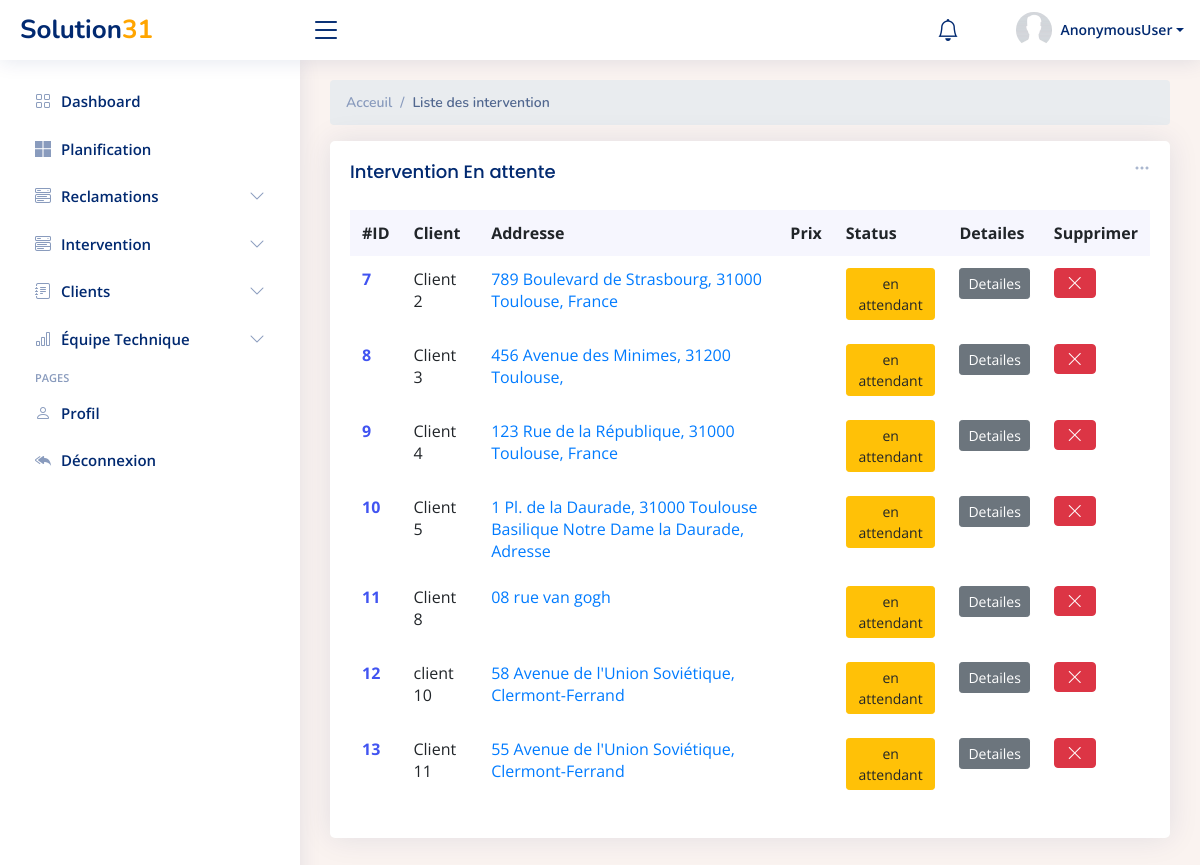
Before: /interventions/list/en_attente with the older database file.
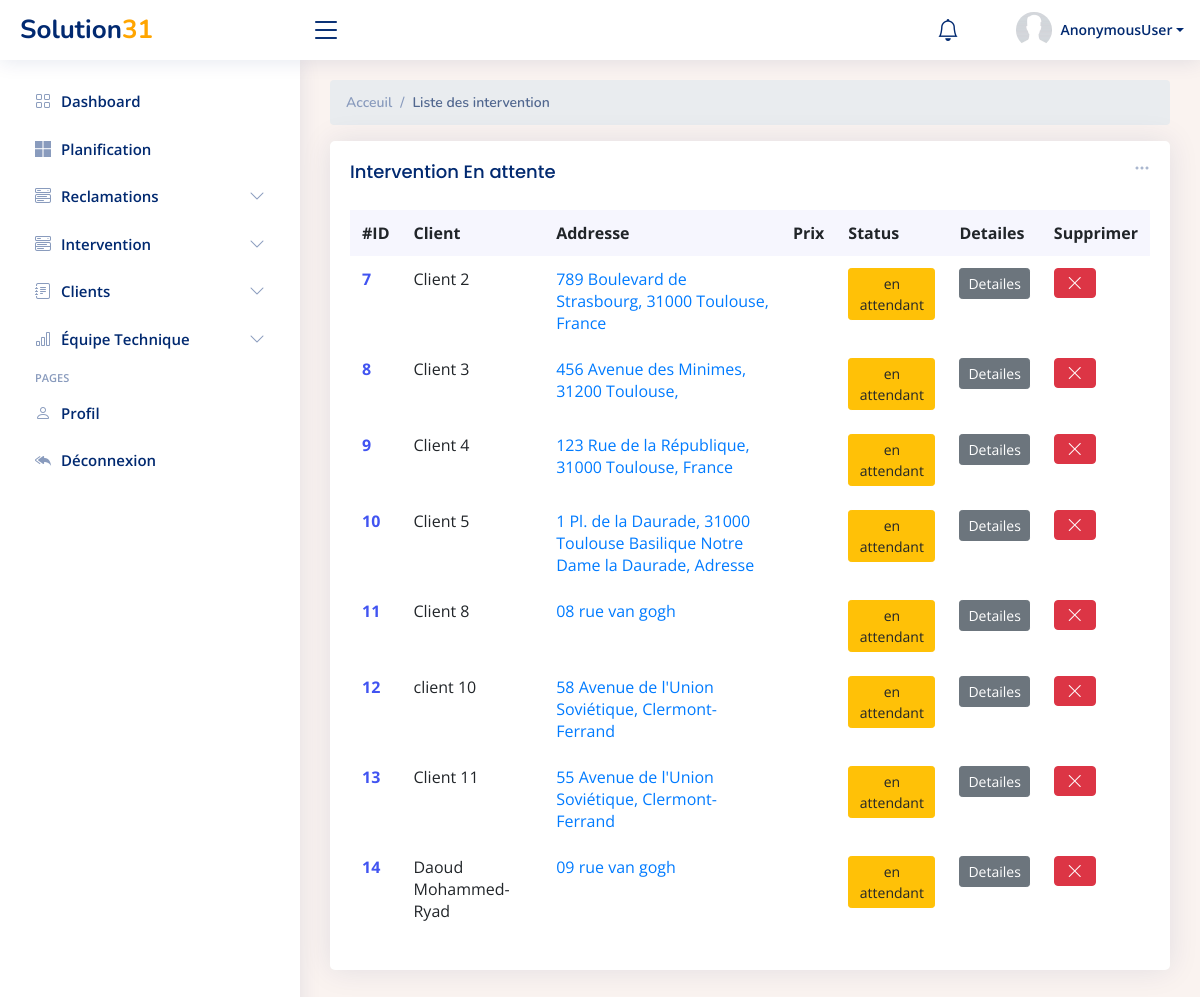
After: the same page with the newer database file.
### Dashboard/models.py (models this page shows, shortened)
class Intervention(models.Model):
    Date_Ajouté = models.DateTimeField(auto_now_add=True)
    Nom_Client= models.CharField(max_length=100, blank=False , null=False)
    Numéro = models.CharField(max_length=100, blank=False , null=False)
    Ville = models.CharField(max_length=100, blank=False , null=False)
    Date=models.DateField(null=True,blank=True)
    Address = models.CharField(max_length=100, blank=False , null=False)
    Code_postal = models.IntegerField()
    Par= models.ForeignKey(UserProfile, on_delete=models.SET_NULL, null=True, blank=True, )
    technicien = models.ForeignKey(Technicien, on_delete=models.SET_NULL, null=True, blank=True)
    reclamation = models.ForeignKey(Reclamation, on_delete=models.SET_NULL, null=True, blank=True)
    Commentaire = models.CharField(max_length=500, blank=True, null=True)
    Prix = models.IntegerField(blank=True, null=True)
    Status = models.CharField(max_length=500,choices=CHOICES, default='en attendant', blank=True, null=True)
    valeur =models.IntegerField(default=1)

### Dashboard/views.py (the view)
# urls.py: path('interventions/list/en_attente',list_interventions_enattente ,name='list_interventions_enattente'),
def list_interventions_enattente(request):
    interventions = Intervention.objects.all()
    context={'interventions':interventions}
    return render(request, 'Dashboard/list_intervetions_enattente.html',context)

### Dashboard/templates/Dashboard/list_intervetions_enattente.html (shortened to what this page needs)
{% extends 'Dashboard/main.html' %}
{% block content %}
  <main id="main" class="main">
    <div class="pagetitle">
      <nav>
        <ol class="breadcrumb">
          <li class="breadcrumb-item"><a href="index.html">Acceuil</a></li>
          <li class="breadcrumb-item active">Liste des intervention</li>
        </ol>
      </nav>
    </div>
    <section class="section dashboard">
      <div class="row">
        <div class="col-lg-12">
          <div class="row">
            <div class="col-12">
              <div class="card recent-sales overflow-auto">
                <div class="filter">
                  <a class="icon" href="#" data-bs-toggle="dropdown"><i class="bi bi-three-dots"></i></a>
                </div>
                <div class="card-body">
                  <h5 class="card-title">Intervention En attente</h5>
                  <table class="table table-borderless datatable">
                    <thead>
                      <tr>
                        <th scope="col">#ID</th>
                        <th scope="col">Client</th>
                        <th scope="col">Addresse</th>
                        <th scope="col">Prix</th>
                        <th scope="col">Status</th>
                        <th scope="col">Detailes</th>
                        <th scope="col">Supprimer</th>
                      </tr>
                    </thead>
                    <tbody>
                    {% for int in interventions%}
                    {% if int.Status == 'en attendant' %}
                      <tr>
                        <th scope="row"><a href="#">{{int.id}}</a></th>
                        <td>{{int.Nom_Client}}</td>
                        <td><a href="#" class="text-primary">{{int.Address}}</a></td>
                        {% if int.Prix == None %}
                        <td></td>
                        {% else %}
                        <td>{{int.Prix}}$</td>
                        {% endif %}                        <td><button type="button" class="btn btn-warning btn-sm">{{int.Status}}</button></td>
                        <td>       <a href="{% url 'intervention_detail'  int.pk %}"><button type="button" class="btn btn-secondary btn-sm" >Detailes</button> </a>         </td>
                        <td>              <button type="button" class="btn btn-danger"><i class="bi bi-x-lg"></i></button></td>
                      </tr>
                    {% endif %}
                    {% endfor %}
                    </tbody>
                  </table>
                </div>
              </div>
            </div>
          </div>
        </div>
      </div>
    </section>
  </main>
{% endblock content %}

Changed rows visible on the page:
added Intervention: id "14", Nom_Client "Daoud Mohammed-Ryad", Address "09 rue van gogh", Status "en attendant"
